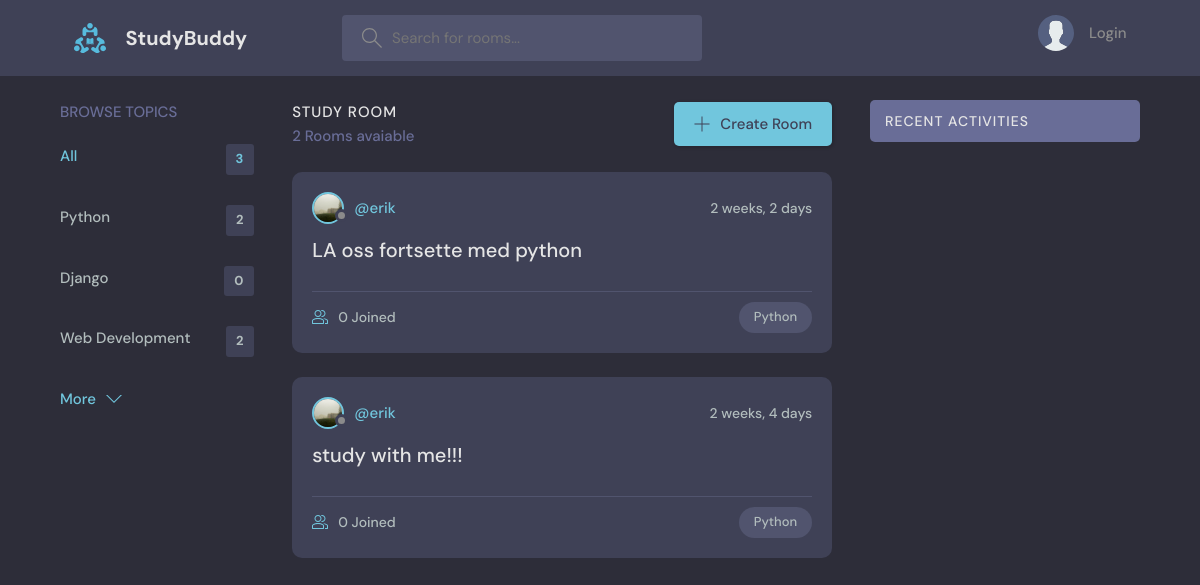
Page /?q=Python on the committed database.
### base/models.py (models this page shows, shortened)
class Topic(models.Model):
    name = models.CharField(max_length=200)

class Room(models.Model):
    host = models.ForeignKey(User, on_delete=models.SET_NULL, null=True)
    topic = models.ForeignKey(Topic, on_delete=models.SET_NULL, null=True)
    name = models.CharField(max_length=200) # Navn på rommet
    description = models.TextField(null=True, blank=True) # Beskrivelse av rommet
    participants = models.ManyToManyField(User, related_name='participants', blank=True)
    updated = models.DateTimeField(auto_now=True) # Når rommet ble oppdatert
    created = models.DateTimeField(auto_now_add=True) # Når rommet ble opprettet
    class Meta:
        ordering = ['-updated', '-created']

class Profile(models.Model):
    user = models.OneToOneField(User, on_delete=models.CASCADE)
    bio = models.TextField(blank=True, null=True)
    profile_image = models.ImageField(upload_to='profile_images/', blank=True, null=True)

### base/views.py (the view)
# urls.py: path('', views.home, name="home"),
def home(request):
    q = request.GET.get('q') if request.GET.get('q') != None else ''
    rooms = Room.objects.filter(
        Q(topic__name__icontains= q) |
        Q(name__icontains=q) |
        Q(description__icontains=q)
        )
    topics = Topic.objects.all()[0:3]
    room_count = rooms.count()
    room_messages = Message.objects.filter(Q(room__topic__name__icontains=q)) # get all messages, det er her jeg kan endre recent activities til f.eks hvem amn følger osv.
    context = {'rooms': rooms, 'topics': topics,
               'room_count': room_count, 'room_messages': room_messages}
    return render(request, 'base/home.html', context)

### base/templates/base/home.html (shortened to what this page needs)
{% extends 'main.html' %}
{% block content %}
<main class="layout layout--3">
  <div class="container">
    {% include 'base/topics_component.html' %}
    <div class="roomList">
      <div class="roomList__header">
        <div>
          <h2>Study Room</h2>
          <p>{{room_count}} Rooms avaiable</p>
        </div>
        <a class="btn btn--main" href="{% url 'create-room' %}">
          <svg version="1.1" xmlns="http://www.w3.org/2000/svg" width="32" height="32" viewBox="0 0 32 32">
            <title>add</title>
            <path
              d="M16.943 0.943h-1.885v14.115h-14.115v1.885h14.115v14.115h1.885v-14.115h14.115v-1.885h-14.115v-14.115z">
            </path>
          </svg>
          Create Room
        </a>
      </div>
      {% include 'base/feed_component.html' %}
    </div>
    {% include 'base/activity_component.html' %}
  </div>
</main>
{% endblock %}

### base/templates/base/topics_component.html
<div class="topics">
    <div class="topics__header">
      <h2>Browse Topics</h2>
    </div>
    <ul class="topics__list">
      <li>
        <a href="{% url 'home' %}" class="active">All <span>{{topics.count}}</span></a>
      </li>
      {% for topic in topics %}
      <li>
        <a href="{% url 'home' %}?q={{topic.name}}">{{topic.name}}<span>{{topic.room_set.all.count}}</span></a>
      </li>
      {% endfor %}
    </ul>
    <a class="btn btn--link" href="{% url 'topics' %}">
      More
      <svg version="1.1" xmlns="http://www.w3.org/2000/svg" width="32" height="32" viewBox="0 0 32 32">
        <title>chevron-down</title>
        <path d="M16 21l-13-13h-3l16 16 16-16h-3l-13 13z"></path>
      </svg>
    </a>
</div>

### base/templates/base/feed_component.html (shortened to what this page needs)
{% for room in rooms %}
<div class="roomListRoom">
    <div class="roomListRoom__header">
      <a href="{% url 'user-profile' room.host.id %}" class="roomListRoom__author">
        <div class="avatar avatar--small">
          {% if room.host.profile.profile_image %}
            <img src="{{ room.host.profile.profile_image.url }}" alt="{{ room.host.username }}'s profilbilde" />
          {% else %}
            <img src="https://robohash.org/{{ room.host.username }}?set=set5&size=128x128" alt="Standard profilbilde">
          {% endif %}
        </div>
        <span>@{{room.host.username}}</span>
      </a>
      <div class="roomListRoom__actions">
        <span>{{room.created|timesince}}</span>
      </div>
    </div>
    <div class="roomListRoom__content">
      <a href="{% url 'room' room.id %}">{{room.name}}</a>
    </div>
    <div class="roomListRoom__meta">
      <a href="{% url 'room' room.id %}" class="roomListRoom__joined">
        {{room.participants.all.count}} Joined
      </a>
      <p class="roomListRoom__topic">{{room.topic.name}}</p>
    </div>
</div>
{% endfor %}

### static/styles/style.css (style rules this page uses)
:root { --color-main: #71c6dd; --color-main-light: #e1f6fb; --color-dark: #3f4156; --color-dark-medium: #51546e; --color-dark-light: #696d97; --color-light: #e5e5e5; --color-gray: #8b8b8b; --color-light-gray: #b2bdbd; --color-bg: #2d2d39; --color-success: #5dd693; --color-error: #fc4b0b; }
* { font-family: "DM Sans", -apple-system, BlinkMacSystemFont, "Segoe UI", Roboto, Oxygen, Ubuntu, Cantarell, "Open Sans", "Helvetica Neue", sans-serif; margin: 0; padding: 0; box-sizing: border-box; text-rendering: optimizeLegibility; font-size: inherit; }
html { font-size: 56.25%; }
@media only screen and (min-width: 1200px) { html { font-size: 62.5%; } }
body { line-height: 1.6; font-weight: 400; font-size: 1.5rem; color: var(--color-light-gray); background-color: var(--color-bg); min-height: 100vh; }
img { width: 100%; }
a { display: inline-block; color: var(--color-main); text-decoration: none; }
.container { max-width: 120rem; width: 90%; margin: auto; }
.btn { background-color: transparent; border: none; display: inline-flex; align-items: center; gap: 1rem; cursor: pointer; transition: all ease-in-out 0.3s; padding: 1rem 2rem; border-radius: 5px; box-shadow: 1px 1px 3px 1px rgba(0, 0, 0, 0.15); font-weight: 500; }
.btn--link { border-radius: 0; padding: 0; color: var(--color-main); box-shadow: none; }
.btn--main { background-color: var(--color-main); color: var(--color-dark); }
.btn > svg { fill: currentColor; width: 1.6rem; height: 1.6rem; }
.avatar { position: relative; display: inline-block; border-radius: 50%; border: 2px solid var(--color-main); }
.avatar img { display: block; border-radius: 50%; object-fit: cover; object-position: center; }
.avatar::after { content: ""; display: block; position: absolute; background-color: var(--color-gray); z-index: 111; border-radius: 50%; border: 0.3rem solid var(--color-dark); }
.avatar.avatar--small img { width: 2.8rem; height: 2.8rem; }
.avatar.avatar--small:after { width: 0.7rem; height: 0.7rem; bottom: 0px; right: -6px; }
.layout { margin-top: 2.4rem; }
.layout > .container { display: flex; justify-content: space-between; align-items: flex-start; }
.layout--3 > .container > div:first-child { flex-basis: 18%; max-width: 22.5rem; }
.layout--3 > .container > div:nth-child(2) { flex-basis: 50%; }
.topics__header { margin-bottom: 2rem; }
.topics__header h2 { text-transform: uppercase; font-weight: 500; color: var(--color-dark-light); }
.topics__list { list-style: none; }
.topics__list li a { display: flex; justify-content: space-between; margin-bottom: 3rem; font-weight: 500; color: var(--color-light-gray); transition: all 0.3s ease-in-out; }
.topics__list li a.active, .topics__list li a:hover { color: var(--color-main); }
.topics__list li a span { padding: 0.5rem 1rem; background-color: var(--color-dark); border-radius: 3px; font-size: 1.3rem; font-weight: 700; letter-spacing: 1px; }
.roomList__header { display: flex; justify-content: space-between; align-items: center; margin-bottom: 2.4rem; }
.roomList__header h2 { text-transform: uppercase; font-weight: 500; color: var(--color-light); letter-spacing: 1px; }
.roomList__header p { font-weight: 500; color: var(--color-dark-light); }
.roomListRoom { margin-bottom: 2.4rem; background-color: var(--color-dark); border-radius: 1rem; padding: 2rem; }
.roomListRoom__header { display: flex; justify-content: space-between; align-items: center; }
.roomListRoom__author { font-weight: 500; display: flex; align-items: center; gap: 1rem; }
.roomListRoom__actions { display: flex; align-items: flex-start; gap: 1rem; position: relative; }
.roomListRoom__actions span { font-size: 1.4rem; font-weight: 500; }
.roomListRoom__content { margin: 1rem 0; }
.roomListRoom__content a { font-size: 2rem; font-weight: 500; margin-bottom: 1.5rem; color: var(--color-light); transition: all 0.3s ease-in-out; }
.roomListRoom__meta { border-top: 1px solid var(--color-dark-medium); padding-top: 1rem; display: flex; align-items: center; justify-content: space-between; }
.roomListRoom__joined { color: var(--color-light-gray); display: flex; align-items: center; gap: 1rem; font-size: 1.4rem; font-weight: 500; }
.roomListRoom__joined svg { fill: var(--color-main); width: 1.6rem; height: 1.6rem; }
.roomListRoom__topic { padding: 5px 1.5rem; background-color: var(--color-dark-medium); border-radius: 5rem; font-weight: 500; font-size: 1.3rem; }

### rows in the picture
Topic: name "Python", room_set.all.count "2"
Topic: name "Django", room_set.all.count "0"
Topic: name "Web Development", room_set.all.count "2"
Room: host.profile.profile_image (picture), host.username "erik", created "2 weeks, 2 days", name "LA oss fortsette med python", participants.all.count "0", topic.name "Python"
Room: host.profile.profile_image (picture), host.username "erik", created "2 weeks, 4 days", name "study with me!!!", participants.all.count "0", topic.name "Python"

### other values in the picture
{{ topics.count }} "3"
{{ room_count }} "2"
